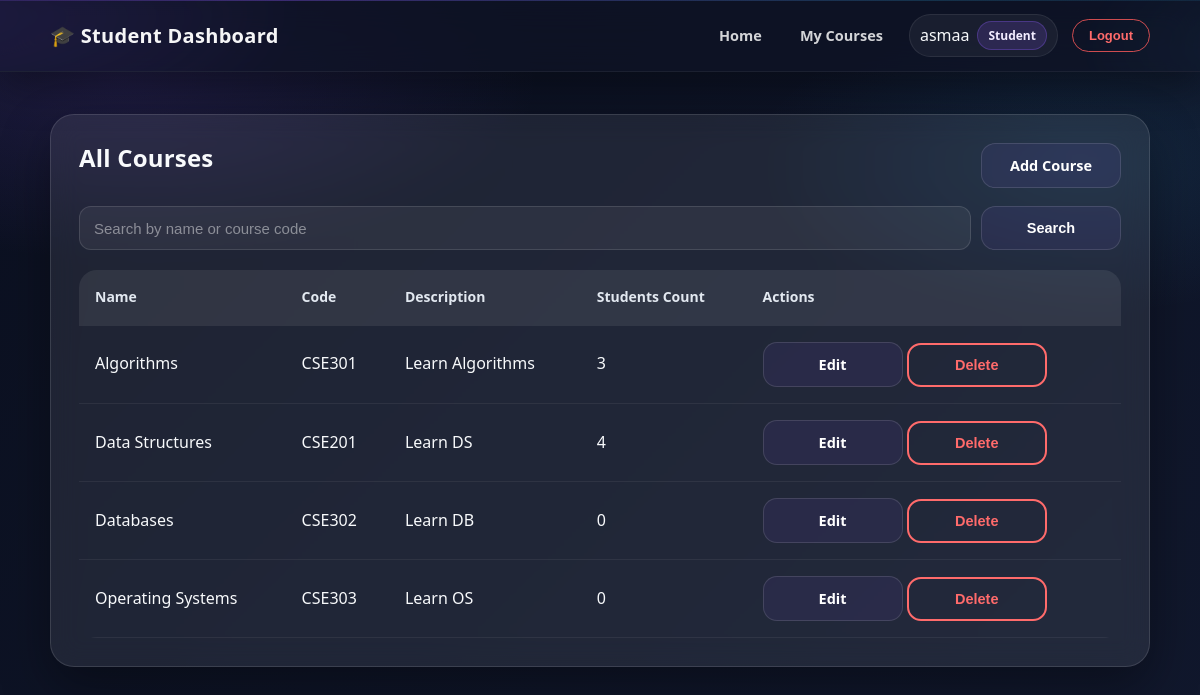
/courses (signed in), run on the app's committed database.
### app/models/user.py (models this page shows, shortened)
class User(db.Model, UserMixin):
    __tablename__ = "users"
    ROLE_ADMIN = "admin"
    ROLE_INSTRUCTOR = "instructor"
    ROLE_STUDENT = "student"
    ROLES = [ROLE_ADMIN, ROLE_INSTRUCTOR, ROLE_STUDENT]
    id = db.Column(db.Integer, primary_key=True)
    username = db.Column(db.String(80), nullable=False, unique=True, index=True)
    email = db.Column(db.String(120), nullable=False, unique=True, index=True)
    password_hash = db.Column(db.String(255), nullable=False)
    role = db.Column(db.String(20), nullable=False, default=ROLE_STUDENT)
    profile_picture = db.Column(db.String(255), nullable=True)
    @property
    def is_student(self):
        return self.role == self.ROLE_STUDENT

### app/models/course.py (models this page shows, shortened)
class Course(db.Model):
    __tablename__ = "courses"
    id = db.Column(db.Integer, primary_key=True)
    name = db.Column(db.String(100), nullable=False, unique=True)
    code = db.Column(db.String(20), nullable=False, unique=True)
    description = db.Column(db.String(255), nullable=True)
    students = db.relationship(
        "Student",
        secondary=student_courses,
        back_populates="courses",
        lazy="subquery",
    )

### app/routes/course_page_routes.py (the view)
@course_page_bp.route("")
@login_required
def list_courses():
    search = request.args.get("search", "").strip()
    page = request.args.get("page", 1, type=int)
    per_page = current_app.config["COURSES_PER_PAGE"]
    query = Course.query.order_by(Course.name.asc())
    if search:
        query = query.filter(
            (Course.name.ilike(f"%{search}%")) | (Course.code.ilike(f"%{search}%"))
        )
    pagination = query.paginate(page=page, per_page=per_page, error_out=False)
    return render_template(
        "courses.html", courses=pagination.items, pagination=pagination, search=search
    )

### app/templates/courses.html (shortened to what this page needs)
{% extends "base.html" %}
{% block content %}
<div class="app-container">
  <div class="course-student-card">
    <div class="top-bar">
      <h2>All Courses</h2>
      <a class="btn" href="{{ url_for('course_page_bp.add_course') }}">Add Course</a>
    </div>
    <form method="GET" action="{{ url_for('course_page_bp.list_courses') }}" class="search-form" style="margin: 18px 0;">
      <div style="display: flex; gap: 10px; flex-wrap: wrap;">
        <input
          type="text"
          name="search"
          placeholder="Search by name or course code"
          value="{{ search }}"
          style="flex: 1; min-width: 220px;"
        />
        <button type="submit" class="btn">Search</button>
      </div>
    </form>
    {% if courses %}
    <table class="student-table">
      <thead>
        <tr>
          <th>Name</th>
          <th>Code</th>
          <th>Description</th>
          <th>Students Count</th>
          <th>Actions</th>
        </tr>
      </thead>
      <tbody>
        {% for course in courses %}
        <tr>
          <td data-label="Name">{{ course.name }}</td>
          <td data-label="Code">{{ course.code }}</td>
          <td data-label="Description">{{ course.description or "-" }}</td>
          <td data-label="Students Count">{{ course.students|length }}</td>
          <td data-label="Actions">
            <a class="btn" href="{{ url_for('course_page_bp.edit_course', course_id=course.id) }}">Edit</a>
            <form
              method="POST"
              action="{{ url_for('course_page_bp.remove_course', course_id=course.id) }}"
              style="display:inline;"
              onsubmit="return confirm('Delete this course?');"
            >
              <button type="submit" class="btnDelete danger-btn">Delete</button>
            </form>
          </td>
        </tr>
        {% endfor %}
      </tbody>
    </table>
    {% else %}
    <p class="muted">No courses found.</p>
    {% endif %}
  </div>
</div>
{% endblock %}

### app/templates/base.html (shortened to what this page needs)
<!DOCTYPE html>
<html lang="en">
  <head>
    <link rel="stylesheet" href="{{ url_for('static', filename='style.css') }}" />
  </head>
  <body>
    <nav class="navbar">
      <div class="nav-container">
        <div class="logo">🎓 Student Dashboard</div>
        <div class="links">
          <a href="{{ url_for('main_bp.home') }}">Home</a>
          {% if current_user.is_authenticated %}
            {% if current_user.is_student %}
              <a href="{{ url_for('student_page_bp.my_courses') }}">My Courses</a>
            {% else %}
              <a href="{{ url_for('main_bp.dashboard') }}">Dashboard</a>
            {% endif %}
            <div class="user-mini-card">
              <span>{{ current_user.username }}</span>
              <span class="role-badge">{{ current_user.role|capitalize }}</span>
            </div>
            <form action="{{ url_for('auth_bp.logout') }}" method="POST" style="display: inline;">
              <button type="submit" class="logout-btn">Logout</button>
            </form>
          {% else %}
            <a href="{{ url_for('auth_bp.login') }}">Login</a>
            <a href="{{ url_for('auth_bp.register') }}" class="register-btn">Register</a>
          {% endif %}
        </div>
      </div>
    </nav>
    <main class="container">
      {% block content %}{% endblock %}
    </main>
  </body>
</html>

### data on the page
User: username "asmaa", role "Student"
Course: name "Algorithms", code "CSE301", description "Learn Algorithms", students|length "3"
Course: name "Data Structures", code "CSE201", description "Learn DS", students|length "4"
Course: name "Databases", code "CSE302", description "Learn DB", students|length "0"
Course: name "Operating Systems", code "CSE303", description "Learn OS", students|length "0"
